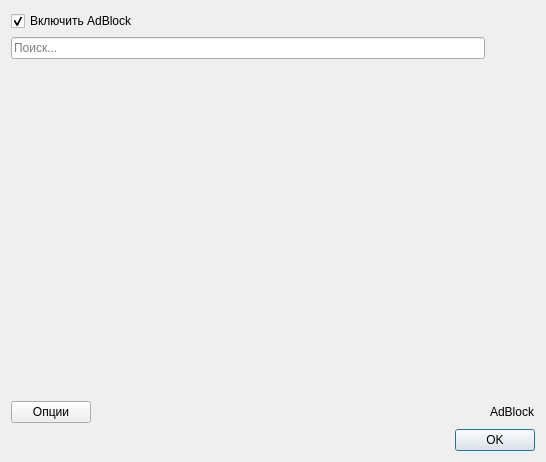
<?xml version="1.0" encoding="UTF-8"?>
<ui version="4.0">
 <class>AdBlockDialog</class>
 <widget class="QDialog" name="AdBlockDialog">
  <property name="geometry">
   <rect>
    <x>0</x>
    <y>0</y>
    <width>546</width>
    <height>462</height>
   </rect>
  </property>
  <property name="windowTitle">
   <string>Настройка AdBlock</string>
  </property>
  <layout class="QVBoxLayout" name="verticalLayout">
   <item>
    <widget class="QCheckBox" name="adblockCheckBox">
     <property name="text">
      <string>Включить AdBlock</string>
     </property>
     <property name="checked">
      <bool>true</bool>
     </property>
    </widget>
   </item>
   <item>
    <layout class="QHBoxLayout" name="horizontalLayout_3">
     <item>
      <widget class="QLineEdit" name="search">
       <property name="placeholderText">
        <string>Поиск...</string>
       </property>
      </widget>
     </item>
     <item>
      <spacer name="horizontalSpacer_2">
       <property name="orientation">
        <enum>Qt::Horizontal</enum>
       </property>
       <property name="sizeType">
        <enum>QSizePolicy::Fixed</enum>
       </property>
       <property name="sizeHint" stdset="0">
        <size>
         <width>50</width>
         <height>20</height>
        </size>
       </property>
      </spacer>
     </item>
    </layout>
   </item>
   <item>
    <widget class="QWidget" name="adblockWidget" native="true">
     <property name="enabled">
      <bool>true</bool>
     </property>
     <layout class="QGridLayout" name="gridLayout">
      <property name="leftMargin">
       <number>0</number>
      </property>
      <property name="topMargin">
       <number>0</number>
      </property>
      <property name="rightMargin">
       <number>0</number>
      </property>
      <property name="bottomMargin">
       <number>0</number>
      </property>
      <item row="4" column="0" colspan="2">
       <layout class="QHBoxLayout" name="horizontalLayout">
        <item>
         <widget class="QPushButton" name="buttonOptions">
          <property name="text">
           <string>Опции</string>
          </property>
          <property name="icon">
           <iconset resource="../data/icons.qrc">
            <normaloff>:/adblock/data/adblock.png</normaloff>:/adblock/data/adblock.png</iconset>
          </property>
         </widget>
        </item>
        <item>
         <spacer name="horizontalSpacer">
          <property name="orientation">
           <enum>Qt::Horizontal</enum>
          </property>
          <property name="sizeHint" stdset="0">
           <size>
            <width>40</width>
            <height>20</height>
           </size>
          </property>
         </spacer>
        </item>
        <item>
         <widget class="QLabel" name="label">
          <property name="sizePolicy">
           <sizepolicy hsizetype="Fixed" vsizetype="Preferred">
            <horstretch>0</horstretch>
            <verstretch>0</verstretch>
           </sizepolicy>
          </property>
          <property name="text">
           <string>AdBlock</string>
          </property>
         </widget>
        </item>
       </layout>
      </item>
      <item row="2" column="0">
       <widget class="QTabWidget" name="tabWidget">
        <property name="currentIndex">
         <number>-1</number>
        </property>
        <property name="documentMode">
         <bool>true</bool>
        </property>
       </widget>
      </item>
     </layout>
    </widget>
   </item>
   <item>
    <layout class="QHBoxLayout" name="horizontalLayout_2">
     <item>
      <widget class="QDialogButtonBox" name="buttonBox">
       <property name="orientation">
        <enum>Qt::Horizontal</enum>
       </property>
       <property name="standardButtons">
        <set>QDialogButtonBox::Ok</set>
       </property>
      </widget>
     </item>
    </layout>
   </item>
  </layout>
 </widget>
 <resources>
  <include location="../data/icons.qrc"/>
 </resources>
 <connections>
  <connection>
   <sender>adblockCheckBox</sender>
   <signal>toggled(bool)</signal>
   <receiver>adblockWidget</receiver>
   <slot>setEnabled(bool)</slot>
   <hints>
    <hint type="sourcelabel">
     <x>106</x>
     <y>39</y>
    </hint>
    <hint type="destinationlabel">
     <x>349</x>
     <y>74</y>
    </hint>
   </hints>
  </connection>
 </connections>
</ui>
